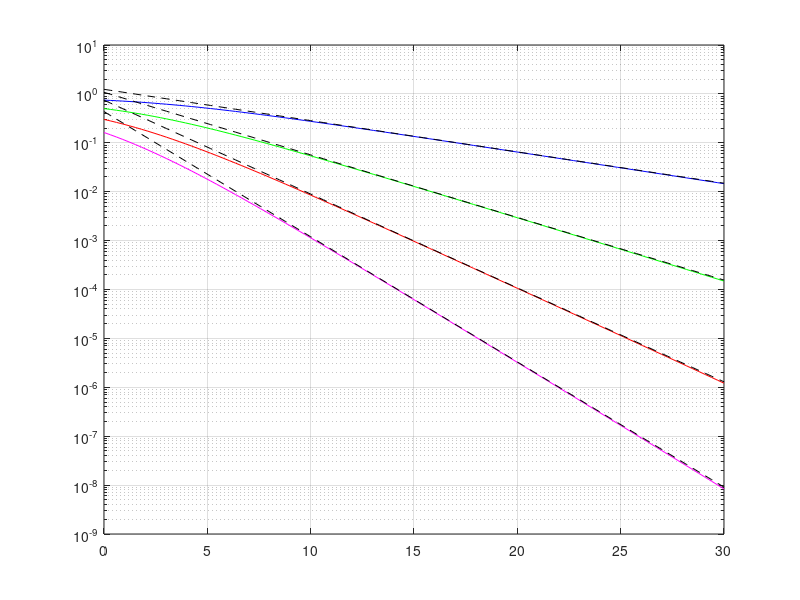

Recreate this plot in MATLAB.
clear all
close all

load('OP_L_1_gamma_th_5_dB.mat');
OP1=OP;
OP_Asymp1=OP_Asymp;

load('OP_L_2_gamma_th_5_dB.mat');
OP2=OP;
OP_Asymp2=OP_Asymp;

load('OP_L_3_gamma_th_5_dB.mat');
OP3=OP;
OP_Asymp3=OP_Asymp;

load('OP_L_4_gamma_th_5_dB.mat');
OP4=OP;
OP_Asymp4=OP_Asymp;

figure()
colorstring = 'bgrm';
semilogy(gamma_bar_dB, OP1,'Color','b','LineStyle','-')
hold on
semilogy(gamma_bar_dB, OP_Asymp1,'Color','k','LineStyle','--')

hold on
semilogy(gamma_bar_dB, OP2,'Color','g','LineStyle','-')
hold on
semilogy(gamma_bar_dB, OP_Asymp2,'Color','k','LineStyle','--')

hold on
semilogy(gamma_bar_dB, OP3,'Color','r','LineStyle','-')
hold on
semilogy(gamma_bar_dB, OP_Asymp3,'Color','k','LineStyle','--')

hold on
semilogy(gamma_bar_dB, OP4,'Color','m','LineStyle','-')
hold on
semilogy(gamma_bar_dB, OP_Asymp4,'Color','k','LineStyle','--')


grid on
